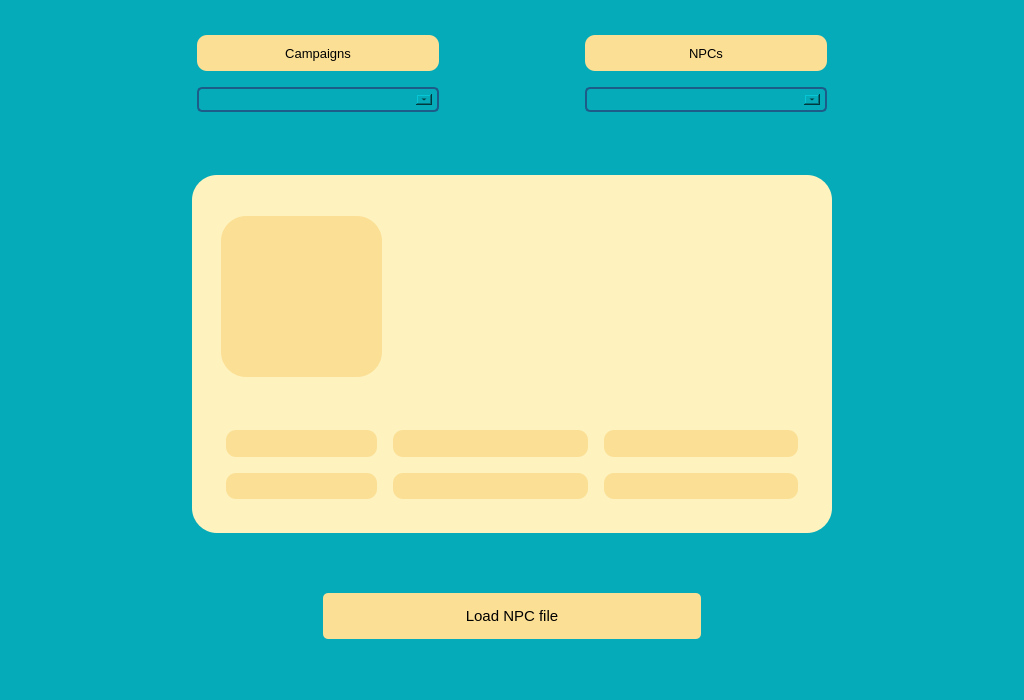
<?xml version="1.0" encoding="UTF-8"?>
<ui version="4.0">
 <class>MainWindow</class>
 <widget class="QMainWindow" name="MainWindow">
  <property name="geometry">
   <rect>
    <x>0</x>
    <y>0</y>
    <width>1024</width>
    <height>700</height>
   </rect>
  </property>
  <property name="sizePolicy">
   <sizepolicy hsizetype="MinimumExpanding" vsizetype="MinimumExpanding">
    <horstretch>0</horstretch>
    <verstretch>0</verstretch>
   </sizepolicy>
  </property>
  <property name="windowTitle">
   <string>MainWindow</string>
  </property>
  <property name="autoFillBackground">
   <bool>false</bool>
  </property>
  <property name="styleSheet">
   <string notr="true">background-color: #05ABB9;</string>
  </property>
  <widget class="QWidget" name="centralwidget">
   <property name="sizePolicy">
    <sizepolicy hsizetype="MinimumExpanding" vsizetype="MinimumExpanding">
     <horstretch>0</horstretch>
     <verstretch>0</verstretch>
    </sizepolicy>
   </property>
   <property name="styleSheet">
    <string notr="true"/>
   </property>
   <widget class="QWidget" name="layoutWidget">
    <property name="geometry">
     <rect>
      <x>10</x>
      <y>20</y>
      <width>1004</width>
      <height>631</height>
     </rect>
    </property>
    <layout class="QGridLayout" name="gridLayout">
     <item row="22" column="3" colspan="7">
      <spacer name="verticalSpacer_2">
       <property name="orientation">
        <enum>Qt::Vertical</enum>
       </property>
       <property name="sizeType">
        <enum>QSizePolicy::Fixed</enum>
       </property>
       <property name="sizeHint" stdset="0">
        <size>
         <width>20</width>
         <height>10</height>
        </size>
       </property>
      </spacer>
     </item>
     <item row="9" column="4" rowspan="7" colspan="5">
      <widget class="QWidget" name="npc_card_2" native="true">
       <property name="sizePolicy">
        <sizepolicy hsizetype="MinimumExpanding" vsizetype="MinimumExpanding">
         <horstretch>0</horstretch>
         <verstretch>0</verstretch>
        </sizepolicy>
       </property>
       <property name="minimumSize">
        <size>
         <width>640</width>
         <height>0</height>
        </size>
       </property>
       <property name="styleSheet">
        <string notr="true">background-color: #FEF3BF;
border-radius: 25px;</string>
       </property>
       <layout class="QGridLayout" name="npc_card">
        <item row="6" column="4">
         <spacer name="horizontalSpacer_6">
          <property name="orientation">
           <enum>Qt::Horizontal</enum>
          </property>
          <property name="sizeType">
           <enum>QSizePolicy::Fixed</enum>
          </property>
          <property name="sizeHint" stdset="0">
           <size>
            <width>20</width>
            <height>20</height>
           </size>
          </property>
         </spacer>
        </item>
        <item row="6" column="0">
         <spacer name="horizontalSpacer_7">
          <property name="orientation">
           <enum>Qt::Horizontal</enum>
          </property>
          <property name="sizeType">
           <enum>QSizePolicy::Fixed</enum>
          </property>
          <property name="sizeHint" stdset="0">
           <size>
            <width>20</width>
            <height>20</height>
           </size>
          </property>
         </spacer>
        </item>
        <item row="6" column="2">
         <spacer name="verticalSpacer_7">
          <property name="orientation">
           <enum>Qt::Vertical</enum>
          </property>
          <property name="sizeType">
           <enum>QSizePolicy::Fixed</enum>
          </property>
          <property name="sizeHint" stdset="0">
           <size>
            <width>20</width>
            <height>20</height>
           </size>
          </property>
         </spacer>
        </item>
        <item row="3" column="2">
         <widget class="QLabel" name="age_label">
          <property name="font">
           <font>
            <pointsize>12</pointsize>
           </font>
          </property>
          <property name="styleSheet">
           <string notr="true">padding-left: 15px;</string>
          </property>
          <property name="text">
           <string/>
          </property>
          <property name="alignment">
           <set>Qt::AlignBottom|Qt::AlignLeading|Qt::AlignLeft</set>
          </property>
         </widget>
        </item>
        <item row="11" column="2">
         <spacer name="verticalSpacer_8">
          <property name="orientation">
           <enum>Qt::Vertical</enum>
          </property>
          <property name="sizeType">
           <enum>QSizePolicy::Fixed</enum>
          </property>
          <property name="sizeHint" stdset="0">
           <size>
            <width>20</width>
            <height>20</height>
           </size>
          </property>
         </spacer>
        </item>
        <item row="9" column="2">
         <widget class="QLabel" name="profession_label">
          <property name="font">
           <font>
            <pointsize>10</pointsize>
           </font>
          </property>
          <property name="styleSheet">
           <string notr="true">background-color: #FBDF95;
margin: 5px;
border-radius: 10px;</string>
          </property>
          <property name="text">
           <string/>
          </property>
          <property name="alignment">
           <set>Qt::AlignCenter</set>
          </property>
         </widget>
        </item>
        <item row="8" column="1">
         <widget class="QLabel" name="race_label">
          <property name="sizePolicy">
           <sizepolicy hsizetype="Preferred" vsizetype="Preferred">
            <horstretch>0</horstretch>
            <verstretch>0</verstretch>
           </sizepolicy>
          </property>
          <property name="font">
           <font>
            <pointsize>10</pointsize>
            <kerning>true</kerning>
           </font>
          </property>
          <property name="acceptDrops">
           <bool>false</bool>
          </property>
          <property name="styleSheet">
           <string notr="true">background-color: #FBDF95;
margin: 5px;
border-radius: 10px;</string>
          </property>
          <property name="text">
           <string/>
          </property>
          <property name="alignment">
           <set>Qt::AlignCenter</set>
          </property>
         </widget>
        </item>
        <item row="8" column="2">
         <widget class="QLabel" name="class_label">
          <property name="font">
           <font>
            <pointsize>10</pointsize>
           </font>
          </property>
          <property name="styleSheet">
           <string notr="true">background-color: #FBDF95;
margin: 5px;
border-radius: 10px;</string>
          </property>
          <property name="text">
           <string/>
          </property>
          <property name="alignment">
           <set>Qt::AlignCenter</set>
          </property>
         </widget>
        </item>
        <item row="0" column="2">
         <spacer name="verticalSpacer_9">
          <property name="orientation">
           <enum>Qt::Vertical</enum>
          </property>
          <property name="sizeType">
           <enum>QSizePolicy::Fixed</enum>
          </property>
          <property name="sizeHint" stdset="0">
           <size>
            <width>20</width>
            <height>10</height>
           </size>
          </property>
         </spacer>
        </item>
        <item row="1" column="1" rowspan="5">
         <widget class="QLabel" name="icon_label">
          <property name="enabled">
           <bool>true</bool>
          </property>
          <property name="sizePolicy">
           <sizepolicy hsizetype="Fixed" vsizetype="Fixed">
            <horstretch>0</horstretch>
            <verstretch>0</verstretch>
           </sizepolicy>
          </property>
          <property name="minimumSize">
           <size>
            <width>161</width>
            <height>161</height>
           </size>
          </property>
          <property name="maximumSize">
           <size>
            <width>161</width>
            <height>161</height>
           </size>
          </property>
          <property name="baseSize">
           <size>
            <width>150</width>
            <height>150</height>
           </size>
          </property>
          <property name="styleSheet">
           <string notr="true">background-color:#FBDF95;
padding: 12px;</string>
          </property>
          <property name="text">
           <string/>
          </property>
          <property name="pixmap">
           <pixmap>assets/default_icon.png</pixmap>
          </property>
          <property name="scaledContents">
           <bool>true</bool>
          </property>
          <property name="alignment">
           <set>Qt::AlignCenter</set>
          </property>
         </widget>
        </item>
        <item row="4" column="2">
         <widget class="QLabel" name="gender_label">
          <property name="font">
           <font>
            <pointsize>12</pointsize>
           </font>
          </property>
          <property name="styleSheet">
           <string notr="true">padding-left: 15px;</string>
          </property>
          <property name="text">
           <string/>
          </property>
          <property name="alignment">
           <set>Qt::AlignLeading|Qt::AlignLeft|Qt::AlignTop</set>
          </property>
         </widget>
        </item>
        <item row="2" column="2">
         <widget class="QLabel" name="name_label">
          <property name="font">
           <font>
            <pointsize>22</pointsize>
           </font>
          </property>
          <property name="styleSheet">
           <string notr="true">padding-left: 10px;
</string>
          </property>
          <property name="text">
           <string/>
          </property>
          <property name="textFormat">
           <enum>Qt::PlainText</enum>
          </property>
          <property name="scaledContents">
           <bool>false</bool>
          </property>
          <property name="alignment">
           <set>Qt::AlignBottom|Qt::AlignLeading|Qt::AlignLeft</set>
          </property>
         </widget>
        </item>
        <item row="9" column="3">
         <widget class="QLabel" name="location_label">
          <property name="font">
           <font>
            <pointsize>10</pointsize>
           </font>
          </property>
          <property name="styleSheet">
           <string notr="true">background-color: #FBDF95;
margin: 5px;
border-radius: 10px;</string>
          </property>
          <property name="text">
           <string/>
          </property>
          <property name="alignment">
           <set>Qt::AlignCenter</set>
          </property>
         </widget>
        </item>
        <item row="8" column="3">
         <widget class="QLabel" name="alignment_label">
          <property name="font">
           <font>
            <pointsize>10</pointsize>
           </font>
          </property>
          <property name="styleSheet">
           <string notr="true">background-color: #FBDF95;
margin: 5px;
border-radius: 10px;</string>
          </property>
          <property name="text">
           <string/>
          </property>
          <property name="alignment">
           <set>Qt::AlignCenter</set>
          </property>
         </widget>
        </item>
        <item row="9" column="1">
         <widget class="QLabel" name="background_label">
          <property name="font">
           <font>
            <pointsize>10</pointsize>
           </font>
          </property>
          <property name="styleSheet">
           <string notr="true">background-color: #FBDF95;
margin: 5px;
border-radius: 10px;</string>
          </property>
          <property name="text">
           <string/>
          </property>
          <property name="alignment">
           <set>Qt::AlignCenter</set>
          </property>
         </widget>
        </item>
       </layout>
      </widget>
     </item>
     <item row="12" column="9">
      <spacer name="horizontalSpacer_4">
       <property name="orientation">
        <enum>Qt::Horizontal</enum>
       </property>
       <property name="sizeType">
        <enum>QSizePolicy::Fixed</enum>
       </property>
       <property name="sizeHint" stdset="0">
        <size>
         <width>10</width>
         <height>20</height>
        </size>
       </property>
      </spacer>
     </item>
     <item row="6" column="0" rowspan="11">
      <spacer name="horizontalSpacer">
       <property name="orientation">
        <enum>Qt::Horizontal</enum>
       </property>
       <property name="sizeType">
        <enum>QSizePolicy::Fixed</enum>
       </property>
       <property name="sizeHint" stdset="0">
        <size>
         <width>40</width>
         <height>20</height>
        </size>
       </property>
      </spacer>
     </item>
     <item row="11" column="10" rowspan="3">
      <widget class="QPushButton" name="next_button">
       <property name="enabled">
        <bool>true</bool>
       </property>
       <property name="baseSize">
        <size>
         <width>64</width>
         <height>64</height>
        </size>
       </property>
       <property name="palette">
        <palette>
         <active>
          <colorrole role="WindowText">
           <brush brushstyle="SolidPattern">
            <color alpha="0">
             <red>0</red>
             <green>0</green>
             <blue>0</blue>
            </color>
           </brush>
          </colorrole>
          <colorrole role="Button">
           <brush brushstyle="SolidPattern">
            <color alpha="255">
             <red>5</red>
             <green>171</green>
             <blue>185</blue>
            </color>
           </brush>
          </colorrole>
          <colorrole role="Text">
           <brush brushstyle="SolidPattern">
            <color alpha="0">
             <red>0</red>
             <green>0</green>
             <blue>0</blue>
            </color>
           </brush>
          </colorrole>
          <colorrole role="ButtonText">
           <brush brushstyle="SolidPattern">
            <color alpha="0">
             <red>0</red>
             <green>0</green>
             <blue>0</blue>
            </color>
           </brush>
          </colorrole>
          <colorrole role="Base">
           <brush brushstyle="SolidPattern">
            <color alpha="255">
             <red>5</red>
             <green>171</green>
             <blue>185</blue>
            </color>
           </brush>
          </colorrole>
          <colorrole role="Window">
           <brush brushstyle="SolidPattern">
            <color alpha="255">
             <red>5</red>
             <green>171</green>
             <blue>185</blue>
            </color>
           </brush>
          </colorrole>
          <colorrole role="PlaceholderText">
           <brush brushstyle="NoBrush">
            <color alpha="128">
             <red>0</red>
             <green>0</green>
             <blue>0</blue>
            </color>
           </brush>
          </colorrole>
         </active>
         <inactive>
          <colorrole role="WindowText">
           <brush brushstyle="SolidPattern">
            <color alpha="0">
             <red>0</red>
             <green>0</green>
             <blue>0</blue>
            </color>
           </brush>
          </colorrole>
          <colorrole role="Button">
           <brush brushstyle="SolidPattern">
            <color alpha="255">
             <red>5</red>
             <green>171</green>
             <blue>185</blue>
            </color>
           </brush>
          </colorrole>
          <colorrole role="Text">
           <brush brushstyle="SolidPattern">
            <color alpha="0">
             <red>0</red>
             <green>0</green>
             <blue>0</blue>
            </color>
           </brush>
          </colorrole>
          <colorrole role="ButtonText">
           <brush brushstyle="SolidPattern">
            <color alpha="0">
             <red>0</red>
             <green>0</green>
             <blue>0</blue>
            </color>
           </brush>
          </colorrole>
          <colorrole role="Base">
           <brush brushstyle="SolidPattern">
            <color alpha="255">
             <red>5</red>
             <green>171</green>
             <blue>185</blue>
            </color>
           </brush>
          </colorrole>
          <colorrole role="Window">
           <brush brushstyle="SolidPattern">
            <color alpha="255">
             <red>5</red>
             <green>171</green>
             <blue>185</blue>
            </color>
           </brush>
          </colorrole>
          <colorrole role="PlaceholderText">
           <brush brushstyle="NoBrush">
            <color alpha="128">
             <red>0</red>
             <green>0</green>
             <blue>0</blue>
            </color>
           </brush>
          </colorrole>
         </inactive>
         <disabled>
          <colorrole role="WindowText">
           <brush brushstyle="SolidPattern">
            <color alpha="0">
             <red>0</red>
             <green>0</green>
             <blue>0</blue>
            </color>
           </brush>
          </colorrole>
          <colorrole role="Button">
           <brush brushstyle="SolidPattern">
            <color alpha="255">
             <red>5</red>
             <green>171</green>
             <blue>185</blue>
            </color>
           </brush>
          </colorrole>
          <colorrole role="Text">
           <brush brushstyle="SolidPattern">
            <color alpha="0">
             <red>0</red>
             <green>0</green>
             <blue>0</blue>
            </color>
           </brush>
          </colorrole>
          <colorrole role="ButtonText">
           <brush brushstyle="SolidPattern">
            <color alpha="0">
             <red>0</red>
             <green>0</green>
             <blue>0</blue>
            </color>
           </brush>
          </colorrole>
          <colorrole role="Base">
           <brush brushstyle="SolidPattern">
            <color alpha="255">
             <red>5</red>
             <green>171</green>
             <blue>185</blue>
            </color>
           </brush>
          </colorrole>
          <colorrole role="Window">
           <brush brushstyle="SolidPattern">
            <color alpha="255">
             <red>5</red>
             <green>171</green>
             <blue>185</blue>
            </color>
           </brush>
          </colorrole>
          <colorrole role="PlaceholderText">
           <brush brushstyle="NoBrush">
            <color alpha="128">
             <red>0</red>
             <green>0</green>
             <blue>0</blue>
            </color>
           </brush>
          </colorrole>
         </disabled>
        </palette>
       </property>
       <property name="focusPolicy">
        <enum>Qt::StrongFocus</enum>
       </property>
       <property name="styleSheet">
        <string notr="true">border-color:transparent;
color:transparent;</string>
       </property>
       <property name="text">
        <string/>
       </property>
       <property name="icon">
        <iconset>
         <normaloff>assets/next_button.png</normaloff>assets/next_button.png</iconset>
       </property>
       <property name="iconSize">
        <size>
         <width>100</width>
         <height>100</height>
        </size>
       </property>
       <property name="default">
        <bool>false</bool>
       </property>
       <property name="flat">
        <bool>true</bool>
       </property>
      </widget>
     </item>
     <item row="12" column="3">
      <spacer name="horizontalSpacer_3">
       <property name="orientation">
        <enum>Qt::Horizontal</enum>
       </property>
       <property name="sizeType">
        <enum>QSizePolicy::Fixed</enum>
       </property>
       <property name="sizeHint" stdset="0">
        <size>
         <width>10</width>
         <height>20</height>
        </size>
       </property>
      </spacer>
     </item>
     <item row="11" column="1" rowspan="3">
      <widget class="QPushButton" name="previous_button">
       <property name="enabled">
        <bool>true</bool>
       </property>
       <property name="baseSize">
        <size>
         <width>64</width>
         <height>64</height>
        </size>
       </property>
       <property name="palette">
        <palette>
         <active>
          <colorrole role="WindowText">
           <brush brushstyle="SolidPattern">
            <color alpha="0">
             <red>0</red>
             <green>0</green>
             <blue>0</blue>
            </color>
           </brush>
          </colorrole>
          <colorrole role="Button">
           <brush brushstyle="SolidPattern">
            <color alpha="255">
             <red>5</red>
             <green>171</green>
             <blue>185</blue>
            </color>
           </brush>
          </colorrole>
          <colorrole role="Text">
           <brush brushstyle="SolidPattern">
            <color alpha="0">
             <red>0</red>
             <green>0</green>
             <blue>0</blue>
            </color>
           </brush>
          </colorrole>
          <colorrole role="ButtonText">
           <brush brushstyle="SolidPattern">
            <color alpha="0">
             <red>0</red>
             <green>0</green>
             <blue>0</blue>
            </color>
           </brush>
          </colorrole>
          <colorrole role="Base">
           <brush brushstyle="SolidPattern">
            <color alpha="255">
             <red>5</red>
             <green>171</green>
             <blue>185</blue>
            </color>
           </brush>
          </colorrole>
          <colorrole role="Window">
           <brush brushstyle="SolidPattern">
            <color alpha="255">
             <red>5</red>
             <green>171</green>
             <blue>185</blue>
            </color>
           </brush>
          </colorrole>
          <colorrole role="PlaceholderText">
           <brush brushstyle="NoBrush">
            <color alpha="128">
             <red>0</red>
             <green>0</green>
             <blue>0</blue>
            </color>
           </brush>
          </colorrole>
         </active>
         <inactive>
          <colorrole role="WindowText">
           <brush brushstyle="SolidPattern">
            <color alpha="0">
             <red>0</red>
             <green>0</green>
             <blue>0</blue>
            </color>
           </brush>
          </colorrole>
          <colorrole role="Button">
           <brush brushstyle="SolidPattern">
            <color alpha="255">
             <red>5</red>
             <green>171</green>
             <blue>185</blue>
            </color>
           </brush>
          </colorrole>
          <colorrole role="Text">
           <brush brushstyle="SolidPattern">
            <color alpha="0">
             <red>0</red>
             <green>0</green>
             <blue>0</blue>
            </color>
           </brush>
          </colorrole>
          <colorrole role="ButtonText">
           <brush brushstyle="SolidPattern">
            <color alpha="0">
             <red>0</red>
             <green>0</green>
             <blue>0</blue>
            </color>
           </brush>
          </colorrole>
          <colorrole role="Base">
           <brush brushstyle="SolidPattern">
            <color alpha="255">
             <red>5</red>
             <green>171</green>
             <blue>185</blue>
            </color>
           </brush>
          </colorrole>
          <colorrole role="Window">
           <brush brushstyle="SolidPattern">
            <color alpha="255">
             <red>5</red>
             <green>171</green>
             <blue>185</blue>
            </color>
           </brush>
          </colorrole>
          <colorrole role="PlaceholderText">
           <brush brushstyle="NoBrush">
            <color alpha="128">
             <red>0</red>
             <green>0</green>
             <blue>0</blue>
            </color>
           </brush>
          </colorrole>
         </inactive>
         <disabled>
          <colorrole role="WindowText">
           <brush brushstyle="SolidPattern">
            <color alpha="0">
             <red>0</red>
             <green>0</green>
             <blue>0</blue>
            </color>
           </brush>
          </colorrole>
          <colorrole role="Button">
           <brush brushstyle="SolidPattern">
            <color alpha="255">
             <red>5</red>
             <green>171</green>
             <blue>185</blue>
            </color>
           </brush>
          </colorrole>
          <colorrole role="Text">
           <brush brushstyle="SolidPattern">
            <color alpha="0">
             <red>0</red>
             <green>0</green>
             <blue>0</blue>
            </color>
           </brush>
          </colorrole>
          <colorrole role="ButtonText">
           <brush brushstyle="SolidPattern">
            <color alpha="0">
             <red>0</red>
             <green>0</green>
             <blue>0</blue>
            </color>
           </brush>
          </colorrole>
          <colorrole role="Base">
           <brush brushstyle="SolidPattern">
            <color alpha="255">
             <red>5</red>
             <green>171</green>
             <blue>185</blue>
            </color>
           </brush>
          </colorrole>
          <colorrole role="Window">
           <brush brushstyle="SolidPattern">
            <color alpha="255">
             <red>5</red>
             <green>171</green>
             <blue>185</blue>
            </color>
           </brush>
          </colorrole>
          <colorrole role="PlaceholderText">
           <brush brushstyle="NoBrush">
            <color alpha="128">
             <red>0</red>
             <green>0</green>
             <blue>0</blue>
            </color>
           </brush>
          </colorrole>
         </disabled>
        </palette>
       </property>
       <property name="focusPolicy">
        <enum>Qt::StrongFocus</enum>
       </property>
       <property name="styleSheet">
        <string notr="true">border-color:transparent;
color:transparent;</string>
       </property>
       <property name="text">
        <string/>
       </property>
       <property name="icon">
        <iconset>
         <normaloff>assets/previous_button.png</normaloff>assets/previous_button.png</iconset>
       </property>
       <property name="iconSize">
        <size>
         <width>100</width>
         <height>100</height>
        </size>
       </property>
       <property name="default">
        <bool>false</bool>
       </property>
       <property name="flat">
        <bool>true</bool>
       </property>
      </widget>
     </item>
     <item row="17" column="5" colspan="3">
      <widget class="QPushButton" name="add_button">
       <property name="sizePolicy">
        <sizepolicy hsizetype="Minimum" vsizetype="Maximum">
         <horstretch>0</horstretch>
         <verstretch>0</verstretch>
        </sizepolicy>
       </property>
       <property name="minimumSize">
        <size>
         <width>0</width>
         <height>50</height>
        </size>
       </property>
       <property name="font">
        <font>
         <pointsize>11</pointsize>
        </font>
       </property>
       <property name="styleSheet">
        <string notr="true">background-color: #FBDF95;
margin: 2px;
border-radius: 5px;</string>
       </property>
       <property name="text">
        <string>Load NPC file</string>
       </property>
      </widget>
     </item>
     <item row="16" column="5" colspan="3">
      <spacer name="verticalSpacer_5">
       <property name="orientation">
        <enum>Qt::Vertical</enum>
       </property>
       <property name="sizeType">
        <enum>QSizePolicy::Fixed</enum>
       </property>
       <property name="sizeHint" stdset="0">
        <size>
         <width>20</width>
         <height>20</height>
        </size>
       </property>
      </spacer>
     </item>
     <item row="0" column="3" colspan="7">
      <spacer name="verticalSpacer">
       <property name="orientation">
        <enum>Qt::Vertical</enum>
       </property>
       <property name="sizeType">
        <enum>QSizePolicy::Fixed</enum>
       </property>
       <property name="sizeHint" stdset="0">
        <size>
         <width>20</width>
         <height>10</height>
        </size>
       </property>
      </spacer>
     </item>
     <item row="6" column="11" rowspan="11">
      <spacer name="horizontalSpacer_2">
       <property name="orientation">
        <enum>Qt::Horizontal</enum>
       </property>
       <property name="sizeType">
        <enum>QSizePolicy::Fixed</enum>
       </property>
       <property name="sizeHint" stdset="0">
        <size>
         <width>40</width>
         <height>20</height>
        </size>
       </property>
      </spacer>
     </item>
     <item row="8" column="4" colspan="5">
      <spacer name="verticalSpacer_4">
       <property name="orientation">
        <enum>Qt::Vertical</enum>
       </property>
       <property name="sizeType">
        <enum>QSizePolicy::Fixed</enum>
       </property>
       <property name="sizeHint" stdset="0">
        <size>
         <width>20</width>
         <height>10</height>
        </size>
       </property>
      </spacer>
     </item>
     <item row="6" column="6">
      <spacer name="horizontalSpacer_8">
       <property name="orientation">
        <enum>Qt::Horizontal</enum>
       </property>
       <property name="sizeType">
        <enum>QSizePolicy::Fixed</enum>
       </property>
       <property name="sizeHint" stdset="0">
        <size>
         <width>40</width>
         <height>10</height>
        </size>
       </property>
      </spacer>
     </item>
     <item row="6" column="4" colspan="2">
      <widget class="QLabel" name="campaigns_label">
       <property name="font">
        <font>
         <pointsize>10</pointsize>
        </font>
       </property>
       <property name="styleSheet">
        <string notr="true">background-color: #FBDF95;
margin: 5px;
border-radius: 10px;</string>
       </property>
       <property name="text">
        <string>Campaigns</string>
       </property>
       <property name="alignment">
        <set>Qt::AlignCenter</set>
       </property>
      </widget>
     </item>
     <item row="6" column="7" colspan="2">
      <widget class="QLabel" name="npcs_label">
       <property name="font">
        <font>
         <pointsize>10</pointsize>
        </font>
       </property>
       <property name="styleSheet">
        <string notr="true">background-color: #FBDF95;
margin: 5px;
border-radius: 10px;</string>
       </property>
       <property name="text">
        <string>NPCs</string>
       </property>
       <property name="alignment">
        <set>Qt::AlignCenter</set>
       </property>
      </widget>
     </item>
     <item row="7" column="4" colspan="2">
      <widget class="QComboBox" name="campaign_list">
       <property name="font">
        <font>
         <pointsize>10</pointsize>
        </font>
       </property>
       <property name="styleSheet">
        <string notr="true">QComboBox {
	border: 2px solid #1d5c89;
	border-radius: 5px;
	padding: 2px;
    min-width: 6em;
	margin: 5px;
}

QComboBox QAbstractItemView {
    border: 2px solid darkgray;
    selection-background-color: lightgray;
}
</string>
       </property>
      </widget>
     </item>
     <item row="7" column="7" colspan="2">
      <widget class="QComboBox" name="npc_list">
       <property name="font">
        <font>
         <pointsize>10</pointsize>
        </font>
       </property>
       <property name="styleSheet">
        <string notr="true">QComboBox {
	border: 2px solid #1d5c89;
	border-radius: 5px;
	padding: 2px;
    min-width: 6em;
	margin: 5px;
}

QComboBox QAbstractItemView {
    border: 2px solid darkgray;
    selection-background-color: lightgray;
}
</string>
       </property>
      </widget>
     </item>
    </layout>
   </widget>
  </widget>
  <action name="action_open">
   <property name="text">
    <string>&amp;Open</string>
   </property>
  </action>
  <action name="action_quit">
   <property name="text">
    <string>&amp;Quit</string>
   </property>
  </action>
 </widget>
 <resources/>
 <connections/>
</ui>
